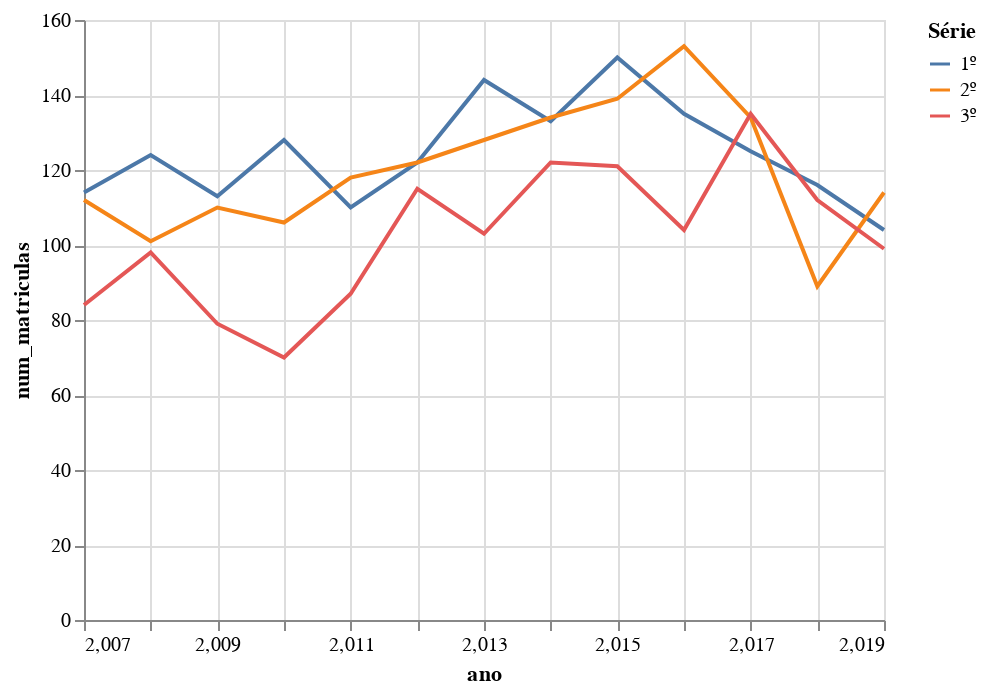

The code cell stored with this chart in its notebook:
### Code cell
alt.Chart(df_medio_sv).mark_line().encode(x='ano', y='num_matriculas', color='Série', tooltip=('num_matriculas', 'num_turmas'))

### Figure 1 — Vega-Lite specification as saved in the notebook (floating-point values rounded to 4 significant figures)
{"config": {"view": {"continuousWidth": 400, "continuousHeight": 300}}, "data": {"name": "data-70ab3d3a5cf1f36c4abfdf44f8de9905"}, "mark": "line", "encoding": {"color": {"type": "nominal", "field": "Série"}, "tooltip": [{"type": "quantitative", "field": "num_matriculas"}, {"type": "quantitative", "field": "num_turmas"}], "x": {"type": "quantitative", "field": "ano"}, "y": {"type": "quantitative", "field": "num_matriculas"}}, "$schema": "https://vega.github.io/schema/vega-lite/v4.8.1.json", "datasets": {"data-70ab3d3a5cf1f36c4abfdf44f8de9905": [{"ano": 2007, "Série": "1º", "num_matriculas": 114, "num_turmas": 3}, {"ano": 2007, "Série": "2º", "num_matriculas": 112, "num_turmas": 4}, {"ano": 2007, "Série": "3º", "num_matriculas": 84, "num_turmas": 3}, {"ano": 2008, "Série": "1º", "num_matriculas": 124, "num_turmas": 4}, {"ano": 2008, "Série": "2º", "num_matriculas": 101, "num_turmas": 3}, {"ano": 2008, "Série": "3º", "num_matriculas": 98, "num_turmas": 3}, {"ano": 2009, "Série": "1º", "num_matriculas": 113, "num_turmas": 4}, {"ano": 2009, "Série": "2º", "num_matriculas": 110, "num_turmas": 4}, {"ano": 2009, "Série": "3º", "num_matriculas": 79, "num_turmas": 3}, {"ano": 2010, "Série": "1º", "num_matriculas": 128, "num_turmas": 4}, {"ano": 2010, "Série": "2º", "num_matriculas": 106, "num_turmas": 4}, {"ano": 2010, "Série": "3º", "num_matriculas": 70, "num_turmas": 3}, {"ano": 2011, "Série": "1º", "num_matriculas": 110, "num_turmas": 4}, {"ano": 2011, "Série": "2º", "num_matriculas": 118, "num_turmas": 4}, {"ano": 2011, "Série": "3º", "num_matriculas": 87, "num_turmas": 3}, {"ano": 2012, "Série": "1º", "num_matriculas": 122, "num_turmas": 4}, {"ano": 2012, "Série": "2º", "num_matriculas": 122, "num_turmas": 4}, {"ano": 2012, "Série": "3º", "num_matriculas": 115, "num_turmas": 4}, {"ano": 2013, "Série": "1º", "num_matriculas": 144, "num_turmas": 5}, {"ano": 2013, "Série": "2º", "num_matriculas": 128, "num_turmas": 4}, {"ano": 2013, "Série": "3º", "num_matriculas": 103, "num_turmas": 4}, {"ano": 2014, "Série": "1º", "num_matriculas": 133, "num_turmas": 5}, {"ano": 2014, "Série": "2º", "num_matriculas": 134, "num_turmas": 5}, {"ano": 2014, "Série": "3º", "num_matriculas": 122, "num_turmas": 4}, {"ano": 2015, "Série": "1º", "num_matriculas": 150, "num_turmas": 5}, {"ano": 2015, "Série": "2º", "num_matriculas": 139, "num_turmas": 5}, {"ano": 2015, "Série": "3º", "num_matriculas": 121, "num_turmas": 4}, {"ano": 2016, "Série": "1º", "num_matriculas": 135, "num_turmas": 5}, {"ano": 2016, "Série": "2º", "num_matriculas": 153, "num_turmas": 5}, {"ano": 2016, "Série": "3º", "num_matriculas": 104, "num_turmas": 4}, {"ano": 2017, "Série": "1º", "num_matriculas": 125, "num_turmas": 5}, {"ano": 2017, "Série": "2º", "num_matriculas": 134, "num_turmas": 5}, {"ano": 2017, "Série": "3º", "num_matriculas": 135, "num_turmas": 4}, {"ano": 2018, "Série": "1º", "num_matriculas": 116, "num_turmas": 4}, {"ano": 2018, "Série": "2º", "num_matriculas": 89, "num_turmas": 4}, {"ano": 2018, "Série": "3º", "num_matriculas": 112, "num_turmas": 4}, {"ano": 2019, "Série": "1º", "num_matriculas": 104, "num_turmas": 4}, {"ano": 2019, "Série": "2º", "num_matriculas": 114, "num_turmas": 4}, {"ano": 2019, "Série": "3º", "num_matriculas": 99, "num_turmas": 4}]}}
